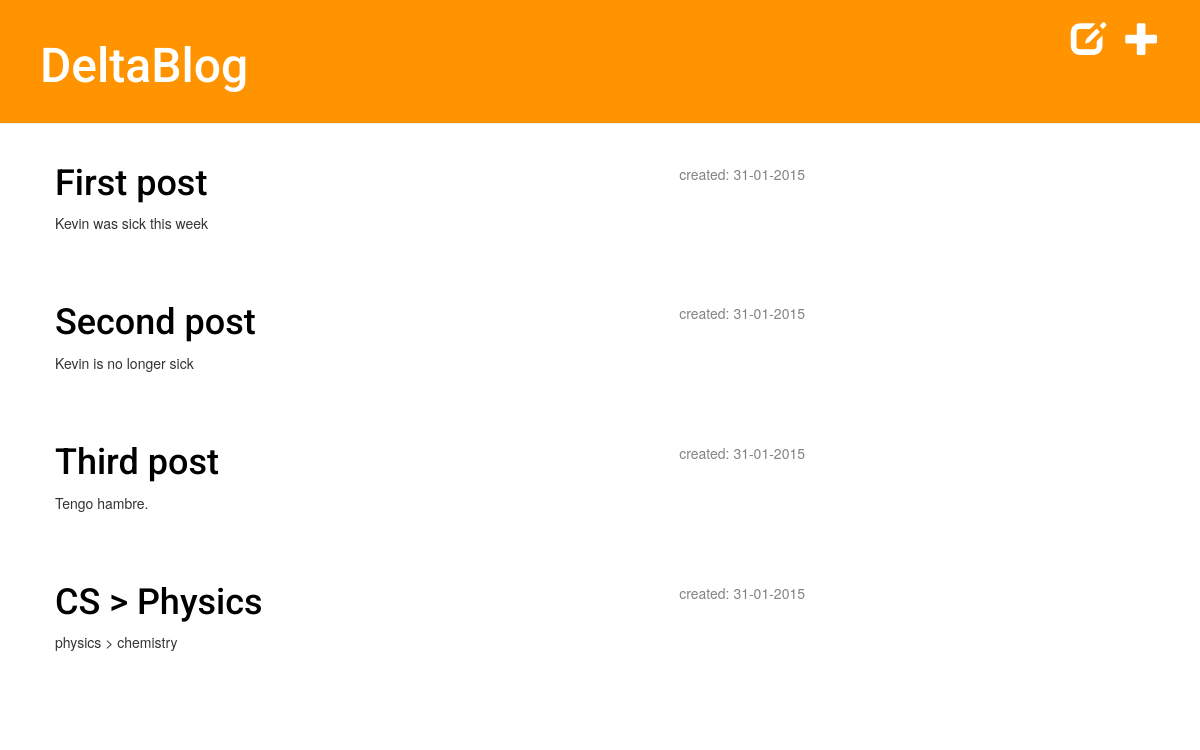
The app's page /drafts/, older data.
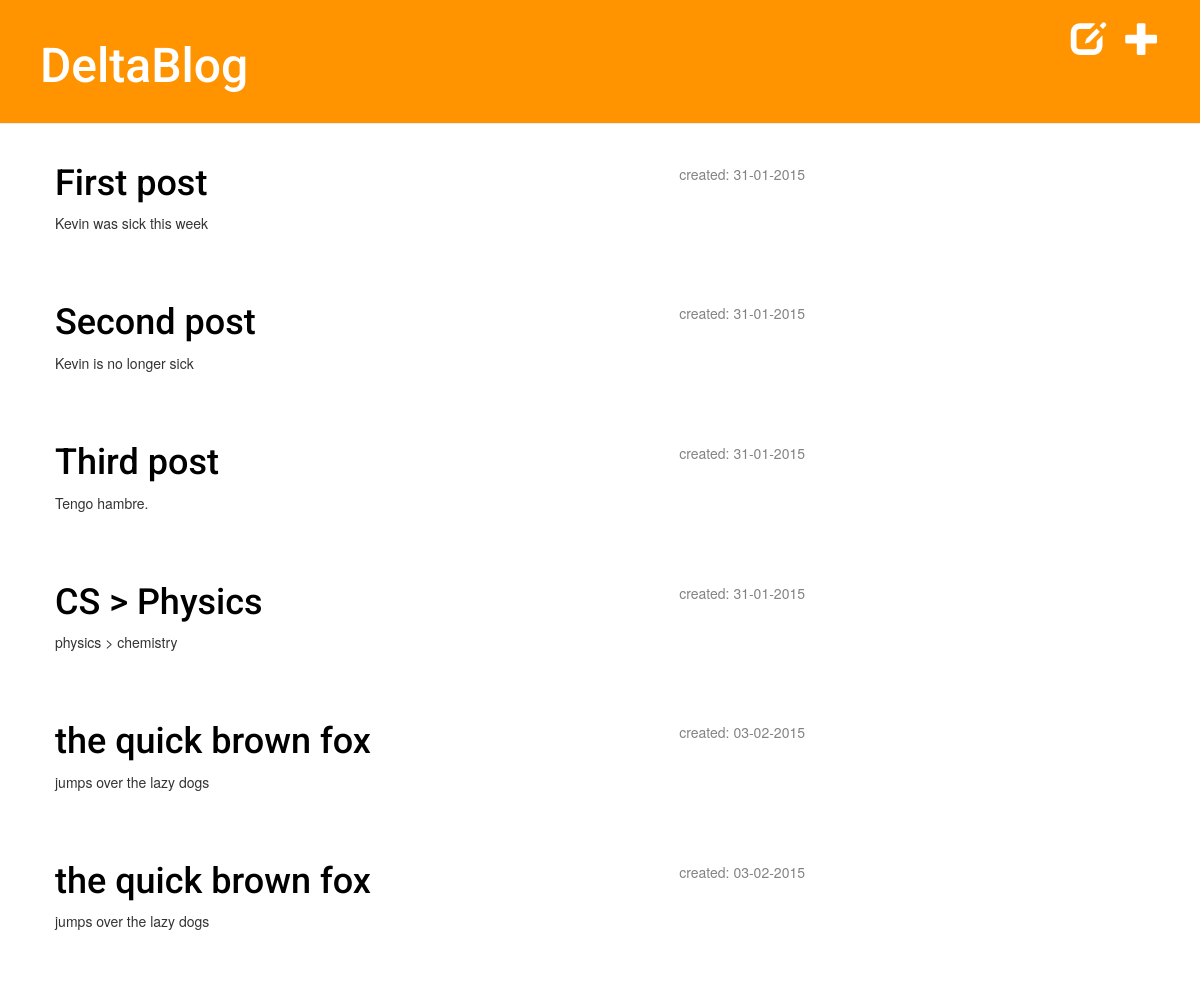
The same page, newer data.
### deltablog_app/models.py (models this page shows, shortened)
class Post(models.Model):
    author = models.ForeignKey('auth.User')
    title = models.CharField(max_length=200)
    text = models.TextField()
    created_date = models.DateTimeField(default=timezone.now)
    published_date = models.DateTimeField(blank=True, null=True)
    class Meta:
        ordering = ["-published_date"]

### deltablog_app/views.py (the view)
# urls.py: url(r'^drafts/$', views.post_draft_list, name='post_draft_list'),
def post_draft_list(request):
    posts = Post.objects.filter(published_date__isnull=True).order_by('created_date')
    return render(request, 'deltablog_app/post_draft_list.html', {'posts': posts})

### deltablog_app/templates/deltablog_app/post_draft_list.html
{% extends 'deltablog_app/base.html' %}
{% block content %}
    {% for post in posts %}
        <div class="post">
            <p class="date">created: {{ post.created_date|date:'d-m-Y' }}</p>
            <h1><a href="{% url 'deltablog_app.views.post_detail' pk=post.pk %}">{{ post.title }}</a></h1>
            <p>{{ post.text|truncatechars:200 }}</p>
        </div>
    {% endfor %}
{% endblock %}

Row changes from the older to the newer data that the page shows:
added Post: created_date "03-02-2015", title "the quick brown fox", text "jumps over the lazy dogs"
added Post: created_date "03-02-2015", title "the quick brown fox", text "jumps over the lazy dogs"
